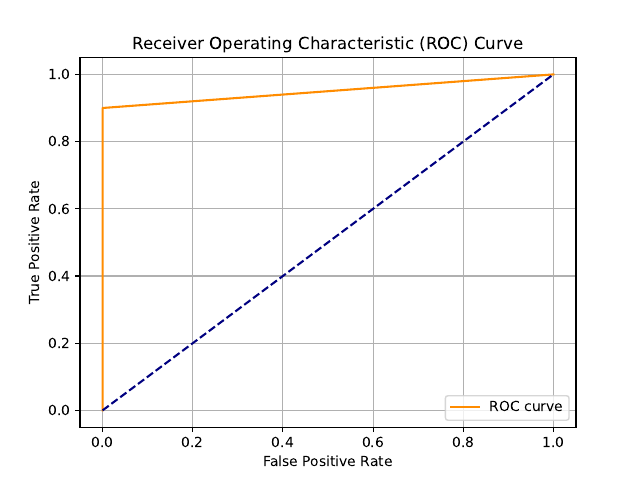

Recreate this plot in Python.
import matplotlib.pyplot as plt

from pyod.utils.data import generate_data

from pyod.models.knn import KNN
from sklearn.metrics import confusion_matrix
from sklearn.metrics import roc_curve

CONTAMINATION_RATE = 0.1

X_train, X_test, y_train, y_test = samples = generate_data(n_train=400, n_test=100, n_features=2, contamination=CONTAMINATION_RATE, random_state=42)

model = KNN(contamination=CONTAMINATION_RATE)
model.fit(X_train, y_train)
predictions = model.predict(X_test)

c_matrix = confusion_matrix(y_test, predictions)
TN = c_matrix[1][1]
TP = c_matrix[0][0]
FN = c_matrix[0][1] 
FP = c_matrix[1][0]
print(f"TN: {TN}\tTP: {TP}\tFN: {FN}\tFP: {FP}")

fpr, tpr, thresholds = roc_curve(y_test, predictions)
plt.figure()
plt.plot(fpr, tpr, color="darkorange", label="ROC curve")
plt.plot([0, 1], [0, 1], color="navy", linestyle="--")
plt.xlabel("False Positive Rate")
plt.ylabel("True Positive Rate")
plt.title("Receiver Operating Characteristic (ROC) Curve")
plt.legend(loc="lower right")
plt.grid(True)
plt.savefig("./02.pdf")